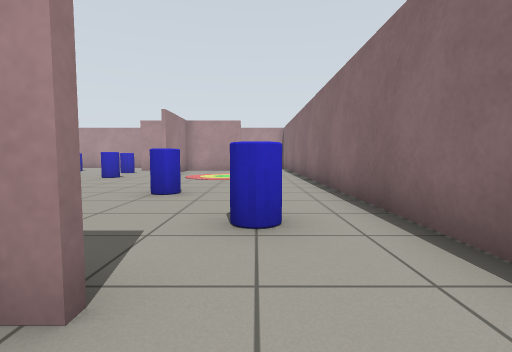
view 1 (above)

19 first-person views from a walk through a Gazebo world. The camera is 0.72 m above the floor, tilts 4° down and sees 85° across. The floor is counted in squares, 1 m on a side. Each view is taken from the middle of a square. On the plan, view 1 faces up. The plan holds only what a view shows up to about 10 squares ahead; the rest is blank. Robots are left out.

view 2
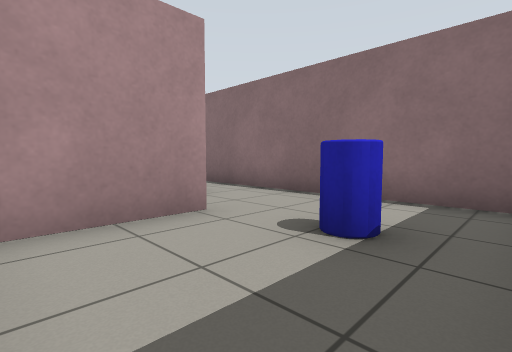

view 3
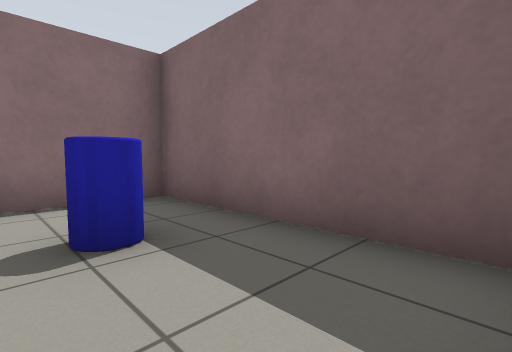

view 4
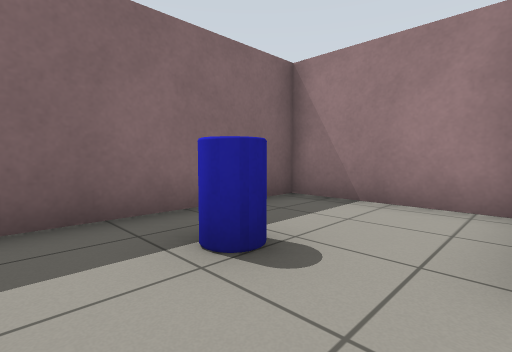

view 5
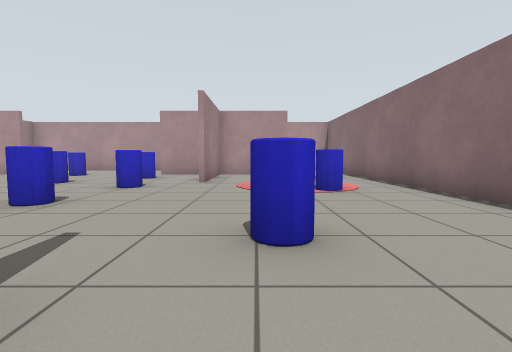

view 6
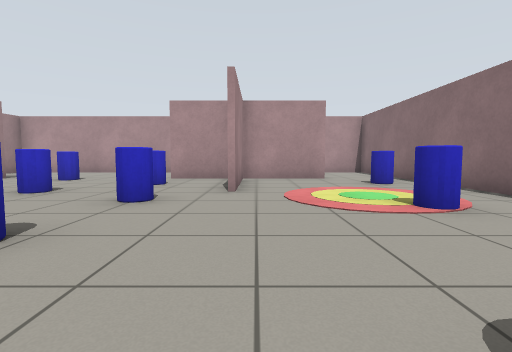

view 7
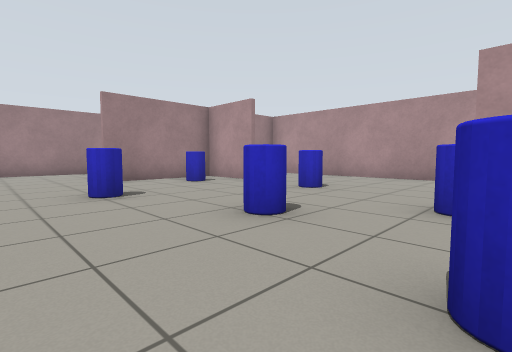

view 8
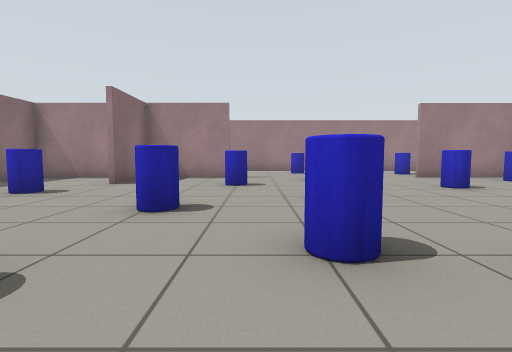

view 9
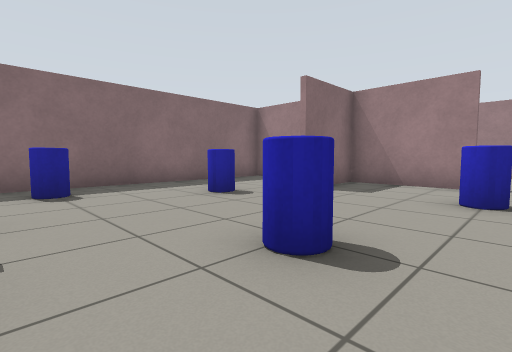

view 10
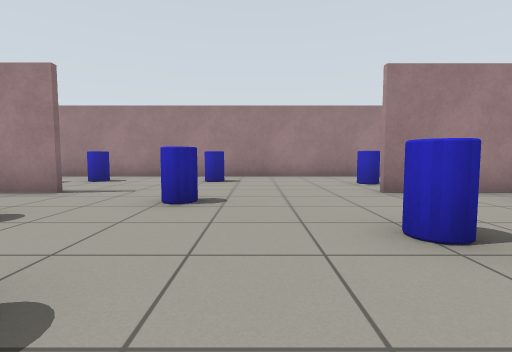

view 11
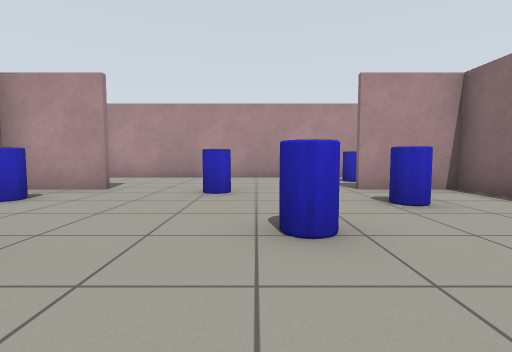

view 12
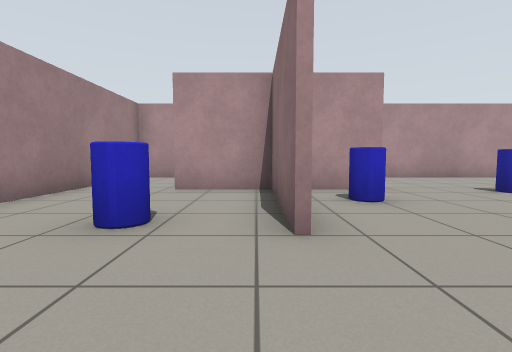

view 13
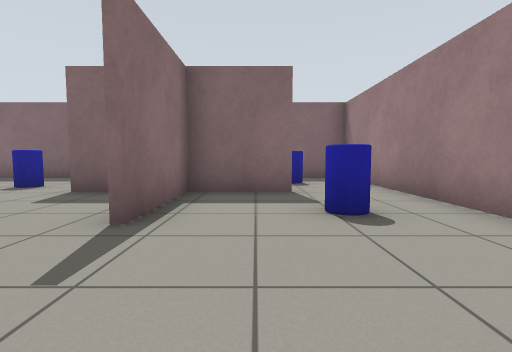

view 14
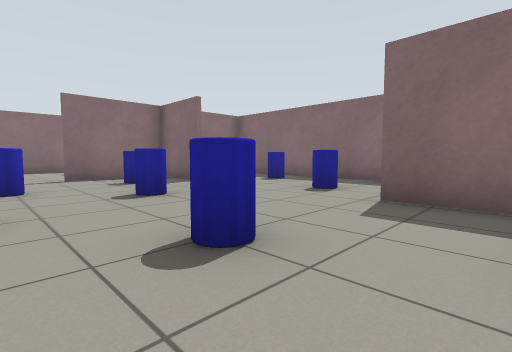

view 15
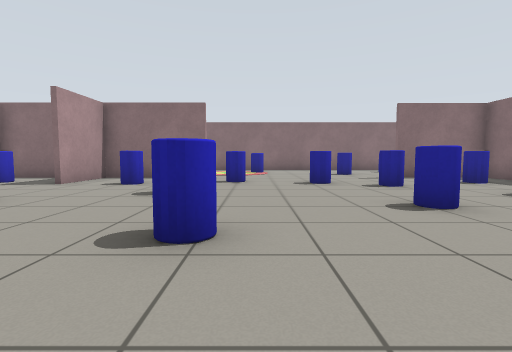

view 16
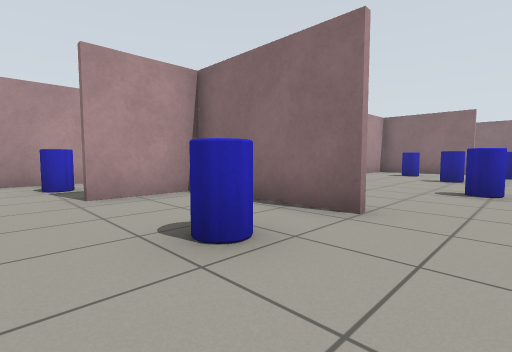

view 17
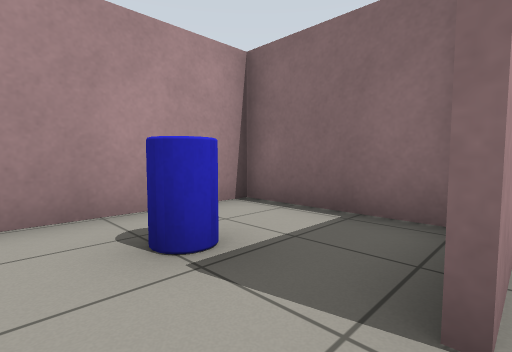

view 18
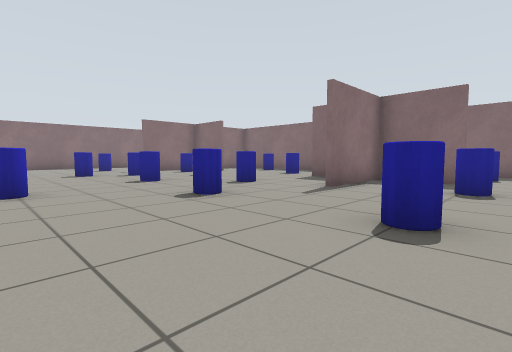

view 19
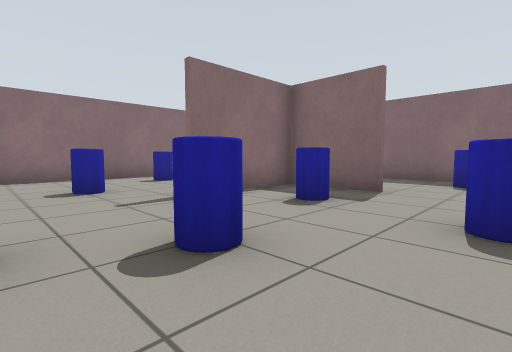

### Floor plan
Ten units are one square. View 1 is at (0, 0); x grows to the right and y downward. Boxes are objects, and circles mark ways between rooms. Rooms are numbered by the first view taken in them; rooms with no view inside come last. Other rooms are left out.
<svg viewBox="-185 -181 207 210">
<path fill="none" stroke="#000" d="M-7 -11 -30 -11M-34 -9 -34 24M-40 24 17 24 17 -6M-136 -105 -136 -141 -159 -141M-135 -41 -135 -12M-36 -106 -36 -141M-113 -141 -135 -141 -135 -105M-59 -13 -36 -13 -36 -42M-136 -145 -136 -176 -180 -176 -180 24 -151 24M-34 -137 -34 -106M-136 -12 -136 -41M-135 -1 -135 24 -40 24M-36 -157 -36 -176 -131 -176M-158 -13 -111 -13M-8 -141 -59 -141M17 -6 17 -151"/>
<rect x="-15" y="5" width="20" height="10" fill="#bbb"><title>other object</title></rect>
<rect x="-165" y="5" width="10" height="10" fill="#bbb"><title>other object</title></rect>
<rect x="-165" y="-35" width="10" height="10" fill="#bbb"><title>other object</title></rect>
<rect x="-165" y="-75" width="10" height="10" fill="#bbb"><title>other object</title></rect>
<rect x="-165" y="-165" width="10" height="10" fill="#bbb"><title>other object</title></rect>
<rect x="-155" y="-115" width="10" height="10" fill="#bbb"><title>other object</title></rect>
<rect x="-125" y="-75" width="10" height="10" fill="#bbb"><title>other object</title></rect>
<rect x="-125" y="-135" width="10" height="10" fill="#bbb"><title>other object</title></rect>
<rect x="-115" y="-55" width="10" height="20" fill="#bbb"><title>other object</title></rect>
<rect x="-115" y="-105" width="20" height="10" fill="#bbb"><title>other object</title></rect>
<rect x="-105" y="-5" width="10" height="10" fill="#bbb"><title>other object</title></rect>
<rect x="-95" y="-65" width="10" height="10" fill="#bbb"><title>other object</title></rect>
<rect x="-95" y="-145" width="10" height="10" fill="#bbb"><title>other object</title></rect>
<rect x="-85" y="-45" width="10" height="10" fill="#bbb"><title>other object</title></rect>
<rect x="-85" y="-115" width="20" height="10" fill="#bbb"><title>other object</title></rect>
<rect x="-75" y="5" width="10" height="10" fill="#bbb"><title>other object</title></rect>
<rect x="-65" y="-65" width="10" height="10" fill="#bbb"><title>other object</title></rect>
<rect x="-65" y="-125" width="10" height="10" fill="#bbb"><title>other object</title></rect>
<rect x="-55" y="-35" width="10" height="10" fill="#bbb"><title>other object</title></rect>
<rect x="-55" y="-75" width="10" height="10" fill="#bbb"><title>other object</title></rect>
<rect x="-55" y="-105" width="10" height="10" fill="#bbb"><title>other object</title></rect>
<rect x="-55" y="-165" width="10" height="10" fill="#bbb"><title>other object</title></rect>
<rect x="-25" y="-55" width="10" height="10" fill="#bbb"><title>other object</title></rect>
<rect x="-5" y="-35" width="10" height="10" fill="#bbb"><title>other object</title></rect>
<rect x="-5" y="-95" width="10" height="10" fill="#bbb"><title>other object</title></rect>
<rect x="-5" y="-135" width="10" height="20" fill="#bbb"><title>other object</title></rect>
<circle cx="5" cy="-10" r="3" fill="#2a7"/>
<text x="-10" y="10">1</text>
<text x="-90" y="-80">2</text>
</svg>
Room 1 opens to room 2.

Where each view was taken, in squares from view 1:
view 1: 0 up, 0 right, facing up
view 2: 2 down, 3 left, facing up-right
view 3: 0 up, 3 left, facing down-right
view 4: 1 up, 1 right, facing down-left
view 5: 3 up, 2 left, facing up
view 6: 5 up, 3 left, facing up
view 7: 8 up, 5 left, facing up-left
view 8: 5 up, 4 left, facing left
view 9: 5 up, 6 left, facing down-left
view 10: 8 up, 8 left, facing left
view 11: 8 up, 8 left, facing up
view 12: 8 up, 14 left, facing up
view 13: 7 up, 15 left, facing down
view 14: 6 up, 13 left, facing down-right
view 15: 9 up, 13 left, facing right
view 16: 9 up, 17 left, facing up-right
view 17: 14 up, 17 left, facing up-right
view 18: 10 up, 17 left, facing down-right
view 19: 7 up, 8 left, facing down-right
